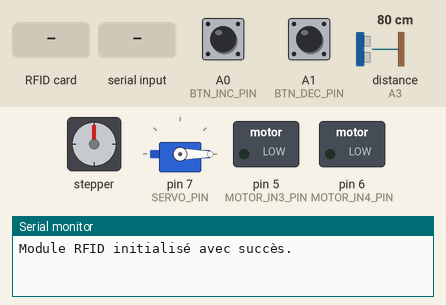
Recording of a sketch running on a simulated Arduino Uno, built with avr-gcc and run on an emulated ATmega328P. On the bench: stepper motor, servo, switched loads named in the sketch (green lamp = pin HIGH), the last lines printed to the serial monitor. Wiring (inferred from the names in the program): ultrasonic range finder: trigger A2; echo A3; stepper motor driver (2048 steps per turn assumed): step pin 3; direction pin 4. Dashed ring = blinking. The inputs (shaded band) are chosen by the test bench; at power-on: A0 (BTN_INC_PIN) HIGH, A1 (BTN_DEC_PIN) HIGH, distance to the obstacle (sensor on A3) 80 cm. The echo pulse lasts 58.3 µs per cm; the local clock reads 2024-03-15 10:24:30 at power-on unless the sketch sets it; pins used as bus, display or sensor lines are not drawn.

Above: at 1.2 s.
1.3 s: A0 (BTN_INC_PIN) pulled LOW for 0.15 s
2.9 s: A1 (BTN_DEC_PIN) pulled LOW for 0.15 s
4.5 s: RFID card 5E 7A 19 C4 held to the reader
6.0 s: "FREQ:\n" received over Serial
At 21.67 s:
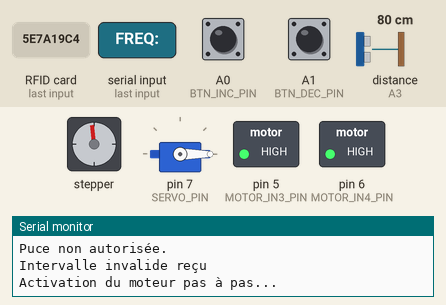
Timing chart, 0 to 21.8 s (numbered marks = the images above; inputs shaded):
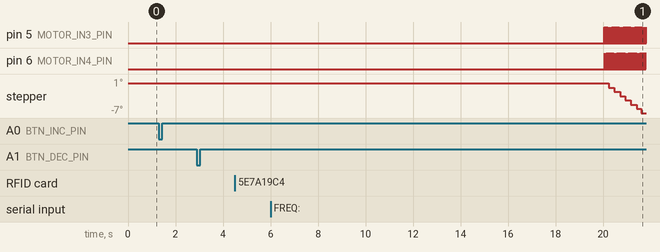

The sketch:

codeDistributeur.ino
```cpp
#include <SPI.h>      // Pour la communication SPI avec le module RFID
#include <MFRC522.h>  // Pour le lecteur RFID RC522
#include <Servo.h>    // Pour contrôler le servo moteur (couvercle)
#include <Wire.h>     // Pour la communication I2C (utilisée avec le module RTC)
#include <RTClib.h>   // Pour l’utilisation de l’horloge temps réel DS1307

// === Définition des broches utilisées ===
#define MOTOR_STEP_PIN 3    // Broche IN1 du moteur pas à pas
#define MOTOR_DIR_PIN 4     // Broche IN2 du moteur pas à pas
#define MOTOR_IN3_PIN 5     // Broche IN3 du moteur pas à pas
#define MOTOR_IN4_PIN 6     // Broche IN4 du moteur pas à pas (aussi utilisée pour le servo dans certains cas)
#define SERVO_PIN 7         // Broche de signal pour contrôler le servo moteur

#define RFID_RST_PIN 9      // Broche RST pour le module RFID (Reset)
#define RFID_SDA_PIN 10     // Broche SDA (SS/CS) du module RFID (Chip Select)

#define BTN_INC_PIN A0      // Bouton connecté à A0 pour augmenter la fréquence
#define BTN_DEC_PIN A1      // Bouton connecté à A1 pour diminuer la fréquence
#define TRIG_PIN A2         // Broche TRIG du capteur ultrason
#define ECHO_PIN A3         // Broche ECHO du capteur ultrason

// === Constantes de configuration ===
#define STEPS_PER_REVOLUTION 2048  // Nombre de pas pour une rotation complète du moteur pas à pas
#define STEPPER_SPEED 30           // Vitesse du moteur en tours par minute (non utilisée ici directement)
#define STEP_DELAY 5               // Délai entre chaque pas du moteur (ms)
#define ANGLE_OUVERT 90           // Angle pour ouvrir le couvercle avec le servo
#define ANGLE_FERME 0             // Angle pour fermer le couvercle avec le servo

#define DEBOUNCE_DELAY 50         // Délai anti-rebond pour les boutons (ms)

// === Création des objets ===
MFRC522 rfid(RFID_SDA_PIN, RFID_RST_PIN); // Instance du module RFID avec les broches définies
Servo servo;                              // Création du servo moteur
RTC_DS1307 rtc;                           // Création du module RTC

// === Variables globales ===
bool estOuvert = false;                  // État du couvercle : false = fermé, true = ouvert
unsigned long lastMotorTime = 0;         // Temps de la dernière activation du moteur
//unsigned long motorInterval = 8UL * 60 * 60 * 1000; // Fréquence de distribution de nourriture (8h en ms)
unsigned long motorInterval = 20UL * 1000;
unsigned long motorDuration = 10000;     // Durée de rotation du moteur (pas utilisée directement)

// Séquence de pas pour le moteur pas à pas (stockée en mémoire flash pour optimiser la RAM)
const byte stepSequence[8][4] PROGMEM = {
  { 1, 0, 0, 0 },
  { 1, 1, 0, 0 },
  { 0, 1, 0, 0 },
  { 0, 1, 1, 0 },
  { 0, 0, 1, 0 },
  { 0, 0, 1, 1 },
  { 0, 0, 0, 1 },
  { 1, 0, 0, 1 }
};

unsigned long lastDebounceTimeInc = 0;   // Dernier appui du bouton +
unsigned long lastDebounceTimeDec = 0;   // Dernier appui du bouton -

String expectedUID = "ac1ff21";          // UID autorisé (badge RFID valide)

// Déclaration des fonctions
void activerMoteur();
void tournerUnPas();
long mesurerDistance();

// === Fonction d'initialisation ===
void setup() {
  Serial.begin(9600);             // Démarre la communication série
  SPI.begin();                    // Initialise le bus SPI
  rfid.PCD_Init();                // Initialise le module RFID

  if (!rfid.PCD_PerformSelfTest()) {
    Serial.println("Test du module RFID échoué !");
  } else {
    Serial.println("Module RFID initialisé avec succès.");
  }

  servo.attach(SERVO_PIN);       // Attache le servo à sa broche
  servo.write(ANGLE_FERME);      // Met le servo en position fermée au démarrage

  pinMode(BTN_INC_PIN, INPUT_PULLUP);  // Bouton + avec résistance de tirage interne
  pinMode(BTN_DEC_PIN, INPUT_PULLUP);  // Bouton - avec résistance de tirage interne

  pinMode(MOTOR_STEP_PIN, OUTPUT);     // Broches du moteur en sortie
  pinMode(MOTOR_DIR_PIN, OUTPUT);
  pinMode(MOTOR_IN3_PIN, OUTPUT);
  pinMode(MOTOR_IN4_PIN, OUTPUT);

  pinMode(TRIG_PIN, OUTPUT);     // Capteur ultrason : TRIG en sortie
  pinMode(ECHO_PIN, INPUT);      // Capteur ultrason : ECHO en entrée

  Wire.begin();                  // Initialisation du bus I2C pour le RTC
  if (!rtc.begin()) {
    Serial.println("Impossible de trouver un RTC DS1307");
    while (1); // Arrêt du programme
  }

  if (!rtc.isrunning()) {
    Serial.println("RTC n'est pas en marche, mise à jour de l'heure");
    rtc.adjust(DateTime(F(__DATE__), F(__TIME__))); // Mise à l'heure automatique
  }
}

// === Boucle principale du programme ===
void loop() {
  DateTime now = rtc.now();  // Récupère l’heure actuelle (peut servir pour des logs)

  // --- Communication série pour changement de fréquence ---
  if (Serial.available()) {
    String input = Serial.readStringUntil('\n');  // Lire une ligne de texte depuis le port série
    input.trim();                                 // Retire les espaces inutiles
    if (input.startsWith("FREQ:")) {
      unsigned long newInterval = input.substring(5).toInt(); // Extrait la valeur numérique
      if (newInterval >= 30UL * 60 * 1000 && newInterval <= 24UL * 60 * 60 * 1000) {
        motorInterval = newInterval;  // Applique la nouvelle fréquence
        Serial.print("Nouvel intervalle reçu : ");
        Serial.println(motorInterval);
      } else {
        Serial.println("Intervalle invalide reçu");
      }
    }
  }

  // --- Activation automatique du moteur ---
  if ((millis() - lastMotorTime >= motorInterval) && !estOuvert) {
    activerMoteur();  // Si assez de temps s’est écoulé, active le moteur
  }

  // --- Lecture RFID ---
  if (rfid.PICC_IsNewCardPresent() && rfid.PICC_ReadCardSerial()) {
    Serial.println("Puce RFID détectée !");
    if (!estOuvert) {
      String uid = "";
      for (byte i = 0; i < rfid.uid.size; i++) {
        uid += String(rfid.uid.uidByte[i], HEX);  // Concatène les octets en HEX
      }

      if (uid == expectedUID) {
        Serial.println("Puce autorisée détectée !");
        servo.write(ANGLE_OUVERT);     // Ouvre le couvercle
        estOuvert = true;
        Serial.println("Couvercle ouvert.");
        Serial.println("LOG_OUVERTURE"); // Message envoyé au backend
      } else {
        Serial.println("Puce non autorisée.");
      }
    }
    delay(1000);  // Pause pour éviter plusieurs lectures rapides
  }

  // --- Vérifie la fermeture du couvercle ---
  long distance = mesurerDistance();  // Mesure de la distance
  if (estOuvert && distance > 15) {
    servo.write(ANGLE_FERME);   // Ferme si la gamelle est vide (plus d'objet proche)
    estOuvert = false;
    Serial.println("Couvercle fermé.");
    delay(1000);  // Laisse le temps au servo
  }

  // --- Bouton pour augmenter l’intervalle ---
  if (digitalRead(BTN_INC_PIN) == LOW && (millis() - lastDebounceTimeInc) > DEBOUNCE_DELAY) {
    lastDebounceTimeInc = millis();
    if (motorInterval < 24.0 * 60 * 60 * 1000) {  // Limite supérieure : 24h
      motorInterval += 30.0 * 60 * 1000;          // +30 minutes
      Serial.print("Intervalle augmenté à : ");
      Serial.print(motorInterval / 1000 / 60 / 60);  // Heures
      Serial.print("h");
      unsigned long minutes = motorInterval / 1000 / 60 % 60;
      if (minutes < 10) Serial.print("0");
      Serial.println(minutes);
      Serial.print("FREQ_UPDATE:");
      Serial.println(motorInterval); // Envoi au backend
      delay(1000);
    }
  }

  // --- Bouton pour diminuer l’intervalle ---
  if (digitalRead(BTN_DEC_PIN) == LOW && (millis() - lastDebounceTimeDec) > DEBOUNCE_DELAY) {
    lastDebounceTimeDec = millis();
    if (motorInterval > 30.0 * 60 * 1000) {  // Limite inférieure : 30 minutes
      motorInterval -= 30.0 * 60 * 1000;     // -30 minutes
      Serial.print("Intervalle réduit à : ");
      Serial.print(motorInterval / 1000 / 60 / 60);
      Serial.print("h");
      unsigned long minutes = motorInterval / 1000 / 60 % 60;
      if (minutes < 10) Serial.print("0");
      Serial.println(minutes);
      Serial.print("FREQ_UPDATE:");
      Serial.println(motorInterval); // Envoi au backend
      delay(1000);
    }
  }
}

// === FONCTIONS ===

// Active le moteur pour une rotation complète
void activerMoteur() {
  Serial.println("Activation du moteur pas à pas...");
  lastMotorTime = millis();  // Mise à jour du temps
  for (int i = 0; i < STEPS_PER_REVOLUTION; i++) {
    tournerUnPas();          // Effectue un pas
    delay(STEP_DELAY);       // Pause entre les pas
  }
  Serial.println("Moteur désactivé.");
}

// Effectue un seul pas du moteur
void tournerUnPas() {
  static int stepIndex = 0;  // Indice du pas courant
  digitalWrite(MOTOR_STEP_PIN, pgm_read_byte(&(stepSequence[stepIndex][0])));
  digitalWrite(MOTOR_DIR_PIN, pgm_read_byte(&(stepSequence[stepIndex][1])));
  digitalWrite(MOTOR_IN3_PIN, pgm_read_byte(&(stepSequence[stepIndex][2])));
  digitalWrite(MOTOR_IN4_PIN, pgm_read_byte(&(stepSequence[stepIndex][3])));
  stepIndex = (stepIndex + 1) % 8;  // Étape suivante
}

// Mesure la distance en cm avec le capteur ultrason
long mesurerDistance() {
  digitalWrite(TRIG_PIN, LOW);
  delayMicroseconds(2);
  digitalWrite(TRIG_PIN, HIGH);     // Déclenche un pulse
  delayMicroseconds(10);
  digitalWrite(TRIG_PIN, LOW);
  long duration = pulseIn(ECHO_PIN, HIGH);  // Temps aller-retour
  long distance = duration * 0.034 / 2;     // Convertit en cm
  return distance;
}
```
